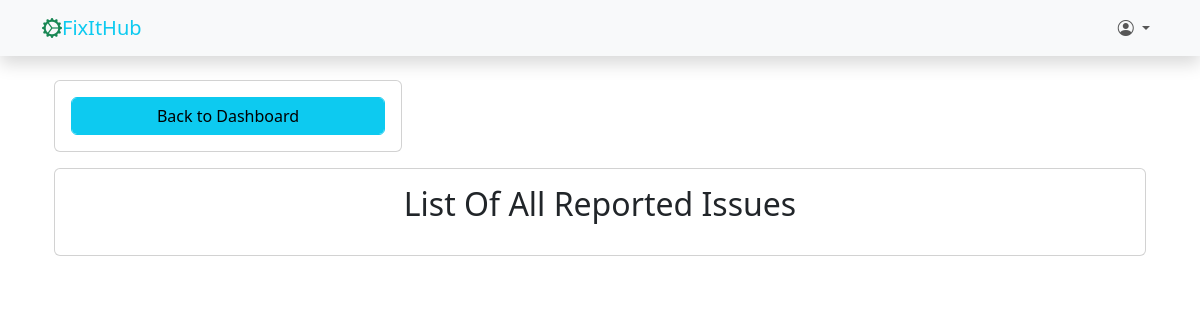
Page /issue/list/ (signed in) on the earlier database version.
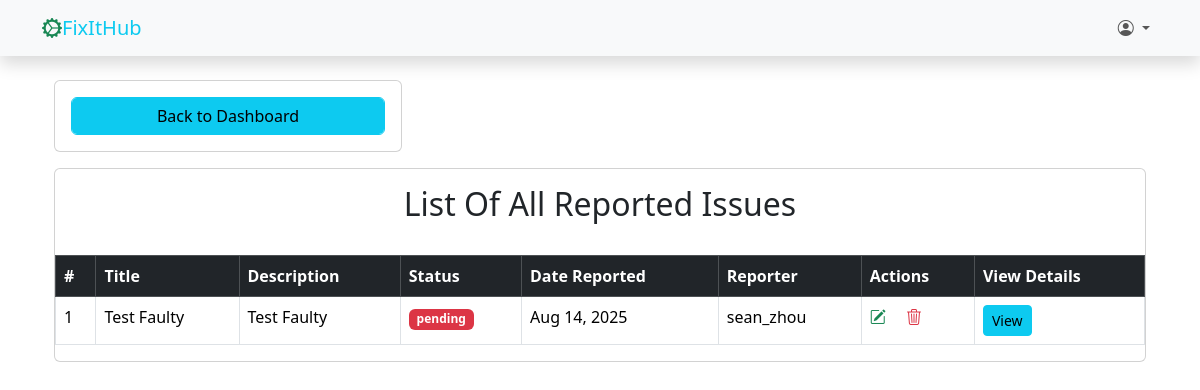
Same page on the later database version.
### main_app/models.py (models this page shows, shortened)
class Issue(models.Model):
    STATUS_CHOICES = (
        ('pending', 'Pending'),
        ('in_progress', 'In Progress'),
        ('resolved', 'Resolved'),
    )
    title = models.CharField(max_length=255)
    description = models.TextField()
    status = models.CharField(max_length=20, choices=STATUS_CHOICES, default='pending')
    category = models.ForeignKey(Category, null=True, blank=True, on_delete=models.SET_NULL)
    reported_by = models.ForeignKey(CustomUser, on_delete=models.SET_NULL, null=True, blank=True)
    created_at = models.DateTimeField(auto_now_add=True)
    updated_at = models.DateTimeField(auto_now=True)
    class Meta:
        db_table = 'issues'

### accounts/models.py (models this page shows)
class CustomUser(AbstractUser):
    USER_TYPE_CHOICES = (
        (1, 'SystAdmin'),
        (2, 'SystUser'),
    )
    user_type = models.PositiveSmallIntegerField(choices=USER_TYPE_CHOICES, default=1)
    class Meta:
        db_table = 'users'
    def __str__(self):
        return self.username

### main_app/views.py (the view)
# urls.py: path('issue/list/', views.list_issue, name='list_issue'),
@login_required
def list_issue(request):
    user = request.user
    if user.user_type == 1:
        issues = Issue.objects.all()
    else:
        issues = Issue.objects.filter(reported_by = request.user)
    context = {
        'issues': issues
    }
    return render(request, 'main_app/list_issue.html', context)

### templates/main_app/list_issue.html (shortened to what this page needs)
{% extends 'partials/base.html' %}
{% block content %}
<div class="container">
    <div class="row mb-3">
        <div class="col-md-4">
            <div class="card">
                <div class="card-body">
                    <a href="{% url 'dashboard' %}" class="btn btn-info form-control">Back to Dashboard</a>
                </div>
            </div>
        </div>
    </div>
    <div class="row mb-3">
        <div class="col-md-12">
            <div class="card">
                <h2 class="card-title text-center mt-3">
                    {% if request.user.user_type == 1 %}
                        List Of All Reported Issues
                    {% else %}
                        My Reported Issues
                    {% endif %}
                </h2>
                <div class="row p-2 m-1">
                </div>
                {% if issues %}
                    <div class="table-responsive">
                        <table class="table table-bordered table-hover">
                            <thead class="table-dark">
                                <tr>
                                    <th>#</th>
                                    <th>Title</th>
                                    <th>Description</th>
                                    <th>Status</th>
                                    <th>Date Reported</th>
                                    {% if request.user.user_type == 1 %}
                                        <th>Reporter</th>
                                    {% endif %}
                                    <th>Actions</th>
                                    <th>View Details</th>
                                </tr>
                            </thead>
                            <tbody>
                                {% for issue in issues %}
                                    <tr>
                                        <td>{{ forloop.counter }}</td>
                                        <td>{{ issue.title }}</td>
                                        <td>{{ issue.description }}</td>
                                        <td>
                                            <span class="badge {% if issue.status == 'resolved' %}bg-success{% elif issue.status == 'in_progress' %}bg-warning{% else %}bg-danger{% endif %}">
                                                {{ issue.status }}
                                            </span>
                                        </td>
                                        <td>{{ issue.created_at|date:"M d, Y" }}</td>
                                        {% if request.user.user_type == 1 %}
                                            <td>{{ issue.reported_by }}</td>
                                        {% endif %}
                                        {% if request.user.user_type == 1 %}
                                            <td>
                                                <a href="{% url 'update_issue' issue.id %}" class="me-3 text-decoration-none">
                                                    <span class="text-success"><i class="bi bi-pencil-square"></i></span>
                                                </a>
                                                <a href="{% url 'delete_issue' issue.id %}">
                                                    <span class="text-danger"><i class="bi bi-trash3"></i></span>
                                                </a>
                                            </td>
                                        {% endif %}
                                        <td>
                                            <a href="{% url 'issue_details' issue.pk %}" class="btn btn-info btn-sm">View</a>
                                        </td>
                                    </tr>
                                {% empty %}
                                    <tr><td colspan="5" class="text-center">No issues reported yet.</td></tr>
                                {% endfor %}
                            </tbody>
                        </table>
                    </div>
                {% endif %}
            </div>
        </div>
    </div>
{% endblock content %}

Differences in the rows shown:
added Issue: title "Test Faulty", description "Test Faulty", status "pending", created_at "Aug 14, 2025", reported_by "sean_zhou"
Other differences:
text now shown: "# Title Description Status Date Reported Reporter Actions View Details"
